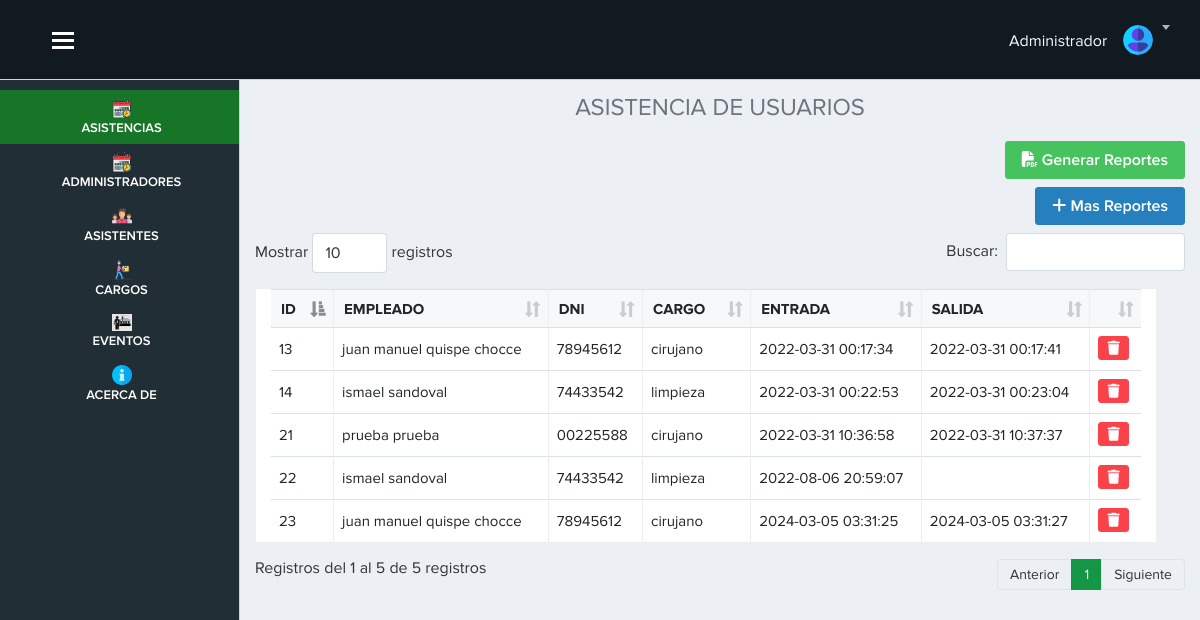
The app's page /vista/inicio.php (signed in), older data.
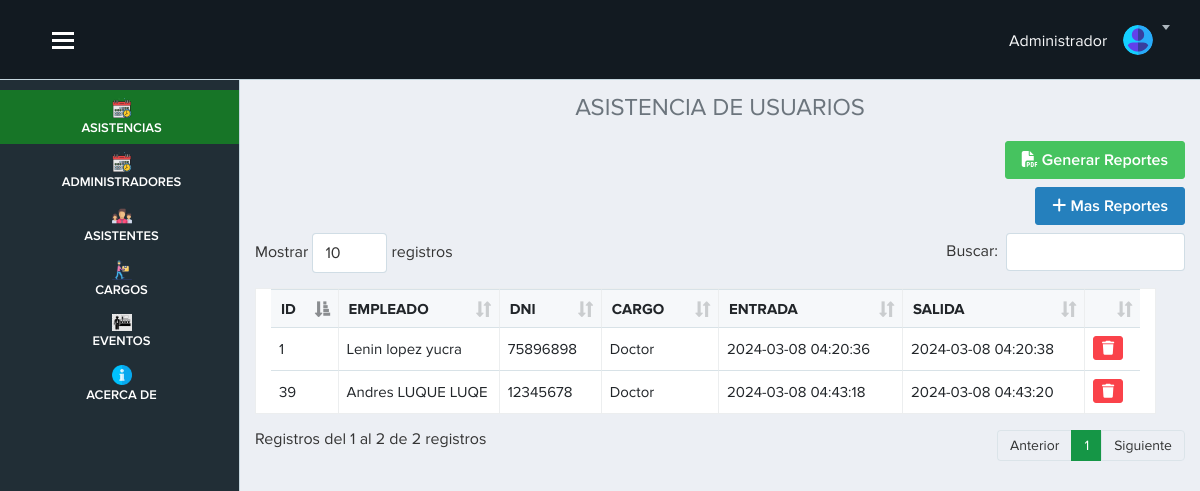
The same page, newer data.
### tables this page shows
CREATE TABLE `asistencia`  (
  `id_asistencia` int NOT NULL AUTO_INCREMENT,
  `id_empleado` int NOT NULL,
  `entrada` datetime NULL DEFAULT NULL,
  `salida` datetime NULL DEFAULT NULL,
  `id_evento` int NULL DEFAULT NULL,
  PRIMARY KEY (`id_asistencia`) USING BTREE,
  INDEX `fk2`(`id_empleado` ASC) USING BTREE,
  CONSTRAINT `fk2` FOREIGN KEY (`id_empleado`) REFERENCES `empleado` (`id_empleado`) ON DELETE CASCADE ON UPDATE RESTRICT
);

CREATE TABLE `empleado`  (
  `id_empleado` int NOT NULL AUTO_INCREMENT,
  `nombre` varchar(100) NULL DEFAULT NULL,
  `apellido` varchar(255) NULL DEFAULT NULL,
  `dni` varchar(255) NOT NULL,
  `cargo` int NOT NULL,
  `id_evento` int NULL DEFAULT NULL,
  `correo` varchar(255) NULL DEFAULT NULL,
  `celular` varchar(255) NULL DEFAULT NULL,
  PRIMARY KEY (`id_empleado`) USING BTREE,
  INDEX `fk1`(`cargo` ASC) USING BTREE,
  CONSTRAINT `fk1` FOREIGN KEY (`cargo`) REFERENCES `cargo` (`id_cargo`) ON DELETE CASCADE ON UPDATE RESTRICT
);

CREATE TABLE `cargo`  (
  `id_cargo` int NOT NULL AUTO_INCREMENT,
  `nombre` varchar(100) NULL DEFAULT NULL,
  PRIMARY KEY (`id_cargo`) USING BTREE
);

### vista/inicio.php (the view, shortened to what this page needs)
<?php require('./layout/topbar.php'); ?>
<?php require('./layout/sidebar.php'); ?>
<div class="page-content">
    <h4 class="text-center text-secondary">ASISTENCIA DE USUARIOS</h4>
    <?php
      include "../modelo/conexion.php";
      $sql=$conexion->query(" SELECT asistencia.id_asistencia,
      asistencia.id_empleado,
      asistencia.entrada,
      asistencia.salida,
      empleado.id_empleado,
      empleado.nombre as 'nom_empleado',
      empleado.apellido,
      empleado.dni,
      empleado.cargo,
      cargo.id_cargo,
      cargo.nombre as 'nom_cargo'
      FROM
      asistencia
      INNER JOIN empleado ON asistencia.id_empleado = empleado.id_empleado
      INNER JOIN cargo ON empleado.cargo = cargo.id_cargo");
    ?>
    <div class="text-right mb-2">
      <a href="fpdf/reporteasistenciaH.php" target="_blank" class="btn btn-success"><i class="fas fa-file-pdf"></i> Generar Reportes</a>
    </div>
    <div class="text-right mb-2">
      <a href="reporte_asistencia.php" class="btn btn-primary"><i class="fas fa-plus"></i> Mas Reportes</a>
    </div>
    <table class="table table-bordered table-hover col-sm-12" id="example">
      <thead>
        <tr>
          <th scope="col">ID</th>
          <th scope="col">EMPLEADO</th>
          <th scope="col">DNI</th>
          <th scope="col">CARGO</th>
          <th scope="col">ENTRADA</th>
          <th scope="col">SALIDA</th>
          <th></th>
        </tr>
      </thead>
      <tbody>
        <?php
          while($datos=$sql->fetch_object()) { ?>
          <tr>
            <td><?= $datos->id_asistencia ?></td>
            <td><?= $datos->nom_empleado ." ". $datos->apellido?></td>
            <td><?= $datos->dni?></td>
            <td><?= $datos->nom_cargo ?></td>
            <td><?= $datos->entrada ?></th>
            <td><?= $datos->salida ?></td>
            <td>
            <a href="inicio.php?id=<?= $datos->id_asistencia ?>" onclick="advertencia(event)" class="btn btn-danger btn-sm"><i class="fas fa-trash"></i></a>
            </td>
          </tr>
        <?php  }
        ?>
      </tbody>
    </table>
</div>
</div>
<?php require('./layout/footer.php'); ?>

### vista/layout/topbar.php (shortened to what this page needs)
<!doctype html>
<html lang="es">
<head>
    <head lang="es">
        <link href="../public/app/publico/css/lib/font-awesome/font-awesome.min.css" rel="stylesheet">
        <link href="../public/bootstrap5/css/bootstrap.min.css" rel="stylesheet">
        <link rel="stylesheet" href="../public/app/publico/css/lib/lobipanel/lobipanel.min.css">
        <link rel="stylesheet" href="../public/app/publico/css/separate/vendor/lobipanel.min.css">
        <link rel="stylesheet" href="../public/app/publico/css/lib/jqueryui/jquery-ui.min.css">
        <link rel="stylesheet" href="../public/app/publico/css/separate/pages/widgets.min.css">
        <link rel="stylesheet" href="../public/fontawesome/css/all.min.css">
        <link rel="stylesheet" href="../public/fontawesome/css/fontawesome.min.css">
        <link rel="stylesheet" href="../public/app/publico/css/lib/datatables-net/datatables.min.css">
        <link rel="stylesheet" href="../public/app/publico/css/separate/vendor/datatables-net.min.css">
        <link href="../public/app/publico/css/lib/bootstrap/bootstrap.min.css" rel="stylesheet">
        <link href="../public/app/publico/css/main.css" rel="stylesheet">
        <link href="../public/app/publico/css/mis_estilos/estilos.css" rel="stylesheet">
        <link rel="stylesheet" type="text/css" href="../public/app/publico/css/lib/jquery-flex-label/jquery.flex.label.css">
        <link href="../public/principal/css/estilos.css" rel="stylesheet">
        <link href="../public/pnotify/css/pnotify.css" rel="stylesheet" />
        <link href="../public/pnotify/css/pnotify.buttons.css" rel="stylesheet" />
        <link href="../public/pnotify/css/custom.min.css" rel="stylesheet" />
    </head>
</head>
<body class="with-side-menu">
    <div id="app">
        <header class="site-header">
            <div class="container-fluid" style="padding-left: 40px;">
                <button id="show-hide-sidebar-toggle" class="show-hide-sidebar">
                    <span>toggle menu</span>
                </button>
                <div class="site-header-content">
                    <div class="site-header-content-in">
                        <div class="site-header-shown">
                            <div class="dropdown dropdown-notification">
                                <h6 class="text-light mt-2">
                                    Administrador
                                </h6>
                            </div>
                            <div class="dropdown user-menu">
                                <button class="dropdown-toggle" id="dd-user-menu" type="button" data-toggle="dropdown" aria-haspopup="true" aria-expanded="false">
                                    <img src="../public/app/publico/img/user.svg" alt="">
                                </button>
                            </div>
                        </div>
                    </div>
                </div>
            </div>
        </header>

### vista/layout/sidebar.php
<nav class="side-menu">
            <ul class="side-menu-list p-0">
                <li class="red">
                    <a href="inicio.php" class="activo">
                        <img src="../public/img-inicio/programar.png" class="img-inicio" alt="">
                        <span class="lbl">ASISTENCIAS</span>
                    </a>
                </li>
                <li class="red">
                    <a href="usuario.php" class="activo">
                        <img src="../public/img-inicio/programar.png" class="img-inicio" alt="">
                        <span class="lbl">ADMINISTRADORES</span>
                    </a>
                </li>
                <li class="red">
                    <a href="empleado.php" class="activo">
                        <img src="../public/img-inicio/team.png" class="img-inicio" alt="">
                        <span class="lbl">ASISTENTES</span>
                    </a>
                </li>
                <li class="red">
                    <a href="cargo.php" class="activo">
                        <img src="../public/img-inicio/cargo.png" class="img-inicio" alt="">
                        <span class="lbl">CARGOS</span>
                    </a>
                </li>
                <li class="red">
                    <a href="evento.php" class="activo">
                        <img src="../public/img-inicio/evento.png" class="img-inicio" alt="">
                        <span class="lbl">EVENTOS</span>
                    </a>
                </li>
                <li class="red">
                    <a href="acerca.php" class="activo">
                        <img src="../public/img-inicio/info.png" class="img-inicio" alt="">
                        <span class="lbl">ACERCA DE</span>
                    </a>
                </li>
            </ul>
        </nav>

### vista/layout/footer.php (shortened to what this page needs)
</body>
</html>

### vista/inicio.php (style rules this page uses)
ul li:nth-child(1) .activo { background: rgb(23 117 39) !important; }

### vista/layout/topbar.php (style rules this page uses)
.page-content { margin-top: 70px; }

Row changes from the older to the newer data that the page shows:
removed asistencia: id_asistencia "13", id_empleado.nombre "juan manuel", id_empleado.apellido "quispe chocce", id_empleado.dni "78945612", cargo.nombre "cirujano", entrada "2022-03-31 00:17:34", salida "2022-03-31 00:17:41"
removed asistencia: id_asistencia "14", id_empleado.nombre "ismael", id_empleado.apellido "sandoval", id_empleado.dni "74433542", cargo.nombre "limpieza", entrada "2022-03-31 00:22:53", salida "2022-03-31 00:23:04"
removed asistencia: id_asistencia "21", id_empleado.nombre "prueba", id_empleado.apellido "prueba", id_empleado.dni "00225588", cargo.nombre "cirujano", entrada "2022-03-31 10:36:58", salida "2022-03-31 10:37:37"
removed asistencia: id_asistencia "22", id_empleado.nombre "ismael", id_empleado.apellido "sandoval", id_empleado.dni "74433542", cargo.nombre "limpieza", entrada "2022-08-06 20:59:07"
removed asistencia: id_asistencia "23", id_empleado.nombre "juan manuel", id_empleado.apellido "quispe chocce", id_empleado.dni "78945612", cargo.nombre "cirujano", entrada "2024-03-05 03:31:25", salida "2024-03-05 03:31:27"
added asistencia: id_asistencia "1", id_empleado.nombre "Lenin", id_empleado.apellido "lopez yucra", id_empleado.dni "75896898", cargo.nombre "Doctor", entrada "2024-03-08 04:20:36", salida "2024-03-08 04:20:38"
added asistencia: id_asistencia "39", id_empleado.nombre "Andres", id_empleado.apellido "LUQUE LUQE", id_empleado.dni "12345678", cargo.nombre "Doctor", entrada "2024-03-08 04:43:18", salida "2024-03-08 04:43:20"
Text that changed along with them:
text written by a page script: "Mostrar registros Buscar: Registros del 1 al 5 de 5 registros Anterior 1 Siguiente" → "Mostrar registros Buscar: Registros del 1 al 2 de 2 registros Anterior 1 Siguiente"
